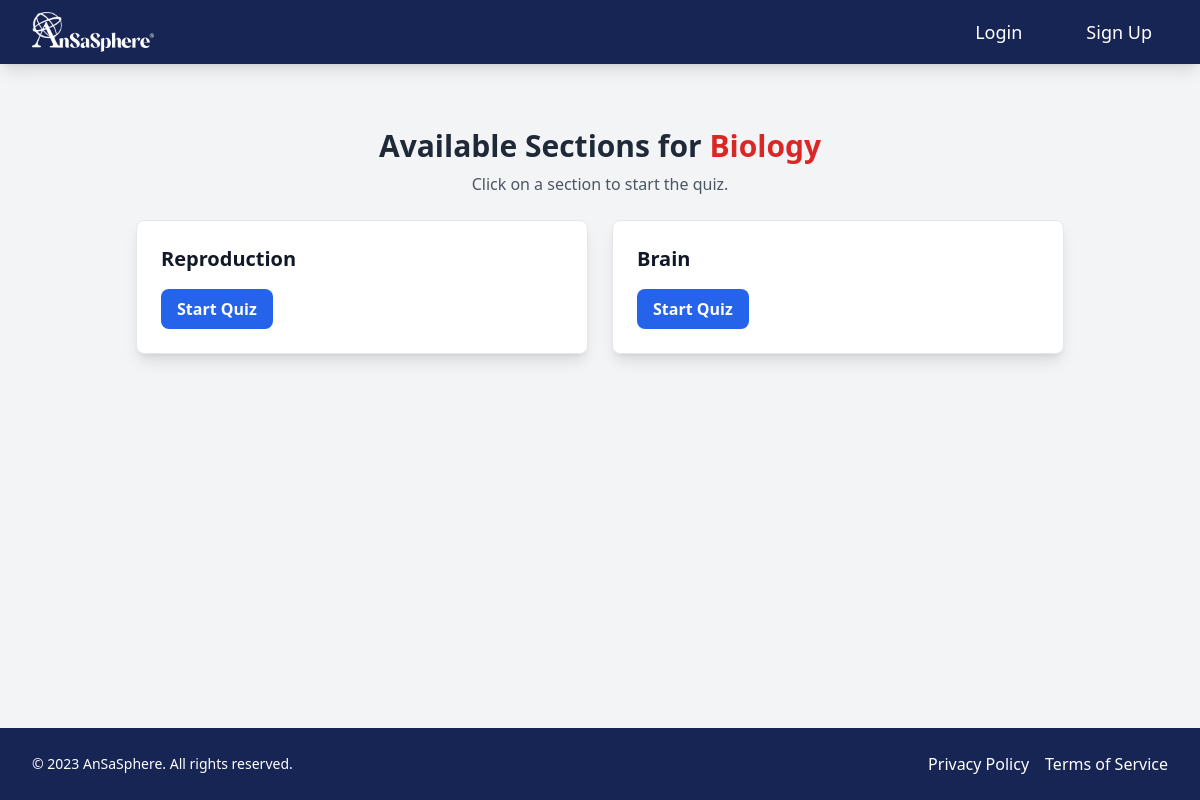
The app's page /sections-quiz/4/sections/ with its own data.
### eduPathCare/models.py (models this page shows, shortened)
class Subject(models.Model):
    subject_id = models.AutoField(primary_key=True)
    subject_name = models.CharField(max_length=255)
    description = models.TextField()
    price = models.PositiveIntegerField(default=0)  # Change to coins (integer)
    featured = models.BooleanField(default=False)

class Section(models.Model):
    section_id = models.AutoField(primary_key=True)
    subject = models.ForeignKey(Subject, on_delete=models.CASCADE)
    section_name = models.CharField(max_length=255)
    section_order = models.PositiveIntegerField()
    text_content = models.TextField()
    image_content = models.URLField(blank=True, null=True)
    created_at = models.DateTimeField(auto_now_add=True)
    updated_at = models.DateTimeField(auto_now=True)
    is_completed = models.BooleanField(default=False)

### eduPathCare/views.py (the view)
# urls.py: path('sections-quiz/<int:subject_id>/sections/', sections_list_quiz, name='sections_list_quiz'),
def sections_list_quiz(request, subject_id):
    subject = get_object_or_404(Subject, subject_id=subject_id)  # Fetch the subject
    sections = Section.objects.filter(subject=subject)  # Get sections under the subject
    return render(request, 'section_list_quiz.html', {
        'sections': sections,
        'subject_name': subject.subject_name,  # Pass the subject name
        'subject': subject  # Pass the subject object
    })

### eduPathCare/templates/section_list_quiz.html
{% extends 'base.html' %}
{% block content %}
<div class="container mx-auto px-4 py-8">
    <h1 class="text-center text-3xl font-bold text-gray-800">Available Sections for <span class="text-red-600">{{ subject_name }}</span></h1>
    <p class="text-center text-gray-600 mt-2">Click on a section to start the quiz.</p>
    <div class="grid grid-cols-1 md:grid-cols-2 gap-6 mt-6">
        {% for section in sections %}
        <div class="bg-white shadow-lg rounded-lg overflow-hidden border border-gray-200 p-6 hover:shadow-xl transition">
            <h5 class="text-xl font-semibold text-gray-900">{{ section.section_name }}</h5>
            <a href="{% url 'quiz' section.section_id %}" class="inline-block mt-4 px-4 py-2 bg-blue-600 text-white font-semibold rounded-lg hover:bg-blue-700 transition">Start Quiz</a>
        </div>
        {% empty %}
        <div class="col-span-2 text-center text-gray-500">No sections available.</div>
        {% endfor %}
    </div>
</div>
{% endblock %}

### records on screen
Subject: subject_name "Biology"
Section: section_name "Reproduction"
Section: section_name "Brain"
